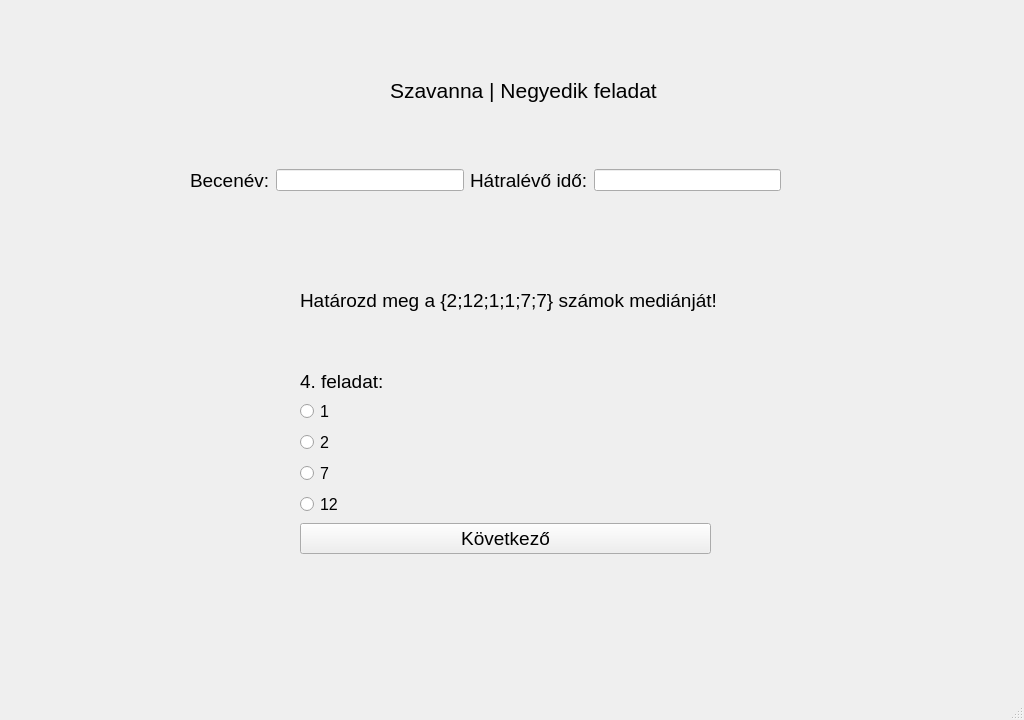
<?xml version="1.0" encoding="UTF-8"?>
<ui version="4.0">
 <class>ques1</class>
 <widget class="QMainWindow" name="ques1">
  <property name="geometry">
   <rect>
    <x>0</x>
    <y>0</y>
    <width>1024</width>
    <height>720</height>
   </rect>
  </property>
  <property name="windowTitle">
   <string>Játékos matematikai gyakorlóprogram</string>
  </property>
  <widget class="QWidget" name="centralwidget">
   <widget class="QLabel" name="label">
    <property name="geometry">
     <rect>
      <x>0</x>
      <y>-10</y>
      <width>1024</width>
      <height>720</height>
     </rect>
    </property>
    <property name="text">
     <string/>
    </property>
    <property name="pixmap">
     <pixmap>../szakdoga hátterek/african-savanna-forest-landscape-scene-at-sunset-free-vector.jpg</pixmap>
    </property>
    <property name="scaledContents">
     <bool>true</bool>
    </property>
   </widget>
   <widget class="QLabel" name="label_4">
    <property name="geometry">
     <rect>
      <x>390</x>
      <y>70</y>
      <width>281</width>
      <height>41</height>
     </rect>
    </property>
    <property name="sizePolicy">
     <sizepolicy hsizetype="Expanding" vsizetype="Preferred">
      <horstretch>0</horstretch>
      <verstretch>0</verstretch>
     </sizepolicy>
    </property>
    <property name="font">
     <font>
      <pointsize>16</pointsize>
     </font>
    </property>
    <property name="cursor">
     <cursorShape>ArrowCursor</cursorShape>
    </property>
    <property name="text">
     <string>Szavanna | Negyedik feladat</string>
    </property>
   </widget>
   <widget class="QWidget" name="horizontalLayoutWidget">
    <property name="geometry">
     <rect>
      <x>190</x>
      <y>140</y>
      <width>591</width>
      <height>81</height>
     </rect>
    </property>
    <layout class="QHBoxLayout" name="horizontalLayout">
     <item>
      <widget class="QLabel" name="label_2">
       <property name="font">
        <font>
         <pointsize>14</pointsize>
        </font>
       </property>
       <property name="text">
        <string>Becenév:</string>
       </property>
      </widget>
     </item>
     <item>
      <widget class="QLineEdit" name="T1">
       <property name="sizePolicy">
        <sizepolicy hsizetype="Expanding" vsizetype="Fixed">
         <horstretch>0</horstretch>
         <verstretch>0</verstretch>
        </sizepolicy>
       </property>
      </widget>
     </item>
     <item>
      <widget class="QLabel" name="label_3">
       <property name="font">
        <font>
         <pointsize>14</pointsize>
        </font>
       </property>
       <property name="text">
        <string>Hátralévő idő:</string>
       </property>
      </widget>
     </item>
     <item>
      <widget class="QLineEdit" name="T2">
       <property name="sizePolicy">
        <sizepolicy hsizetype="Expanding" vsizetype="Fixed">
         <horstretch>0</horstretch>
         <verstretch>0</verstretch>
        </sizepolicy>
       </property>
      </widget>
     </item>
    </layout>
   </widget>
   <widget class="QWidget" name="formLayoutWidget">
    <property name="geometry">
     <rect>
      <x>300</x>
      <y>370</y>
      <width>411</width>
      <height>251</height>
     </rect>
    </property>
    <layout class="QFormLayout" name="formLayout">
     <property name="labelAlignment">
      <set>Qt::AlignLeading|Qt::AlignLeft|Qt::AlignTop</set>
     </property>
     <item row="1" column="0">
      <widget class="QLabel" name="label_5">
       <property name="font">
        <font>
         <pointsize>14</pointsize>
        </font>
       </property>
       <property name="text">
        <string>4. feladat:</string>
       </property>
      </widget>
     </item>
     <item row="2" column="0">
      <widget class="QRadioButton" name="R1">
       <property name="font">
        <font>
         <pointsize>12</pointsize>
        </font>
       </property>
       <property name="text">
        <string>1</string>
       </property>
      </widget>
     </item>
     <item row="3" column="0">
      <widget class="QRadioButton" name="R2">
       <property name="font">
        <font>
         <pointsize>12</pointsize>
        </font>
       </property>
       <property name="text">
        <string>2</string>
       </property>
      </widget>
     </item>
     <item row="4" column="0">
      <widget class="QRadioButton" name="R3">
       <property name="font">
        <font>
         <pointsize>12</pointsize>
        </font>
       </property>
       <property name="text">
        <string>7</string>
       </property>
      </widget>
     </item>
     <item row="6" column="0" colspan="2">
      <widget class="QPushButton" name="B1">
       <property name="font">
        <font>
         <pointsize>14</pointsize>
        </font>
       </property>
       <property name="text">
        <string>Következő</string>
       </property>
      </widget>
     </item>
     <item row="5" column="0">
      <widget class="QRadioButton" name="R4">
       <property name="font">
        <font>
         <pointsize>12</pointsize>
        </font>
       </property>
       <property name="text">
        <string>12</string>
       </property>
      </widget>
     </item>
    </layout>
   </widget>
   <widget class="QLabel" name="label_6">
    <property name="geometry">
     <rect>
      <x>300</x>
      <y>260</y>
      <width>451</width>
      <height>81</height>
     </rect>
    </property>
    <property name="font">
     <font>
      <pointsize>14</pointsize>
     </font>
    </property>
    <property name="text">
     <string>Határozd meg a {2;12;1;1;7;7} számok mediánját!</string>
    </property>
    <property name="scaledContents">
     <bool>true</bool>
    </property>
   </widget>
  </widget>
  <widget class="QMenuBar" name="menubar">
   <property name="geometry">
    <rect>
     <x>0</x>
     <y>0</y>
     <width>1024</width>
     <height>21</height>
    </rect>
   </property>
  </widget>
  <widget class="QStatusBar" name="statusbar"/>
 </widget>
 <resources/>
 <connections/>
</ui>
